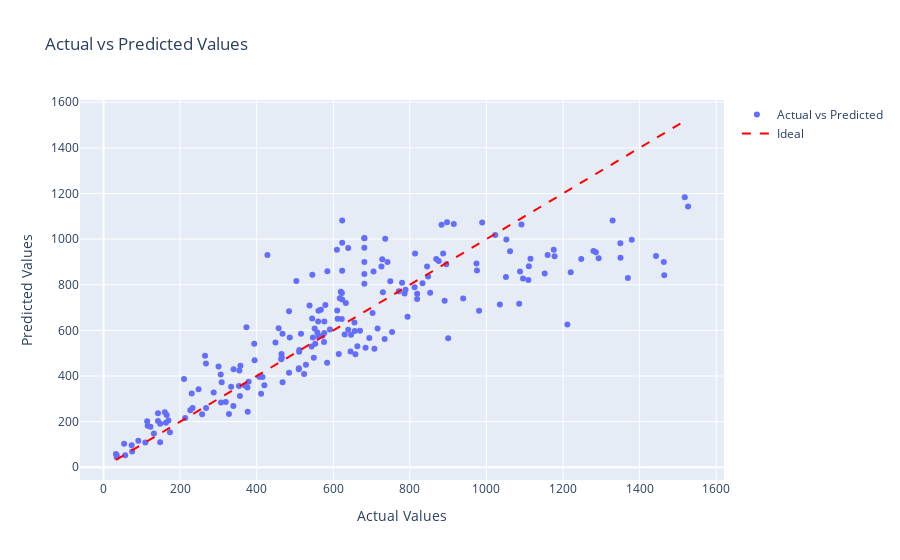

Notebook cell for this chart:
### Code cell
y_pred = model.predict(x_test)

fig = go.Figure()

fig.add_trace(go.Scatter(
    x=y_test.flatten(),
    y=y_pred,
    mode='markers',
    name='Actual vs Predicted'
))

fig.add_trace(go.Scatter(
    x=[min(y_test.flatten()), max(y_test.flatten())],
    y=[min(y_test.flatten()), max(y_test.flatten())],
    mode='lines',
    name='Ideal',
    line=dict(color='red', dash='dash')
))

fig.update_layout(
    title='Actual vs Predicted Values',
    xaxis_title='Actual Values',
    yaxis_title='Predicted Values',
    showlegend=True,
)

fig.show()

### Figure 1 — Plotly figure (JSON) as saved in the notebook; plotly's stock layout.template omitted (floating-point values rounded to 4 significant figures; data arrays with more than 128 entries replaced by an {"elided": "..."} marker saying what was removed)
{"data": [{"mode": "markers", "name": "Actual vs Predicted", "type": "scatter", "x": {"elided": "200 float values"}, "y": {"elided": "200 float values"}}, {"line": {"color": "red", "dash": "dash"}, "mode": "lines", "name": "Ideal", "type": "scatter", "x": [32.35, 1527.0], "y": [32.35, 1527.0]}], "layout": {"showlegend": true, "title": {"text": "Actual vs Predicted Values"}, "xaxis": {"title": {"text": "Actual Values"}}, "yaxis": {"title": {"text": "Predicted Values"}}}}
